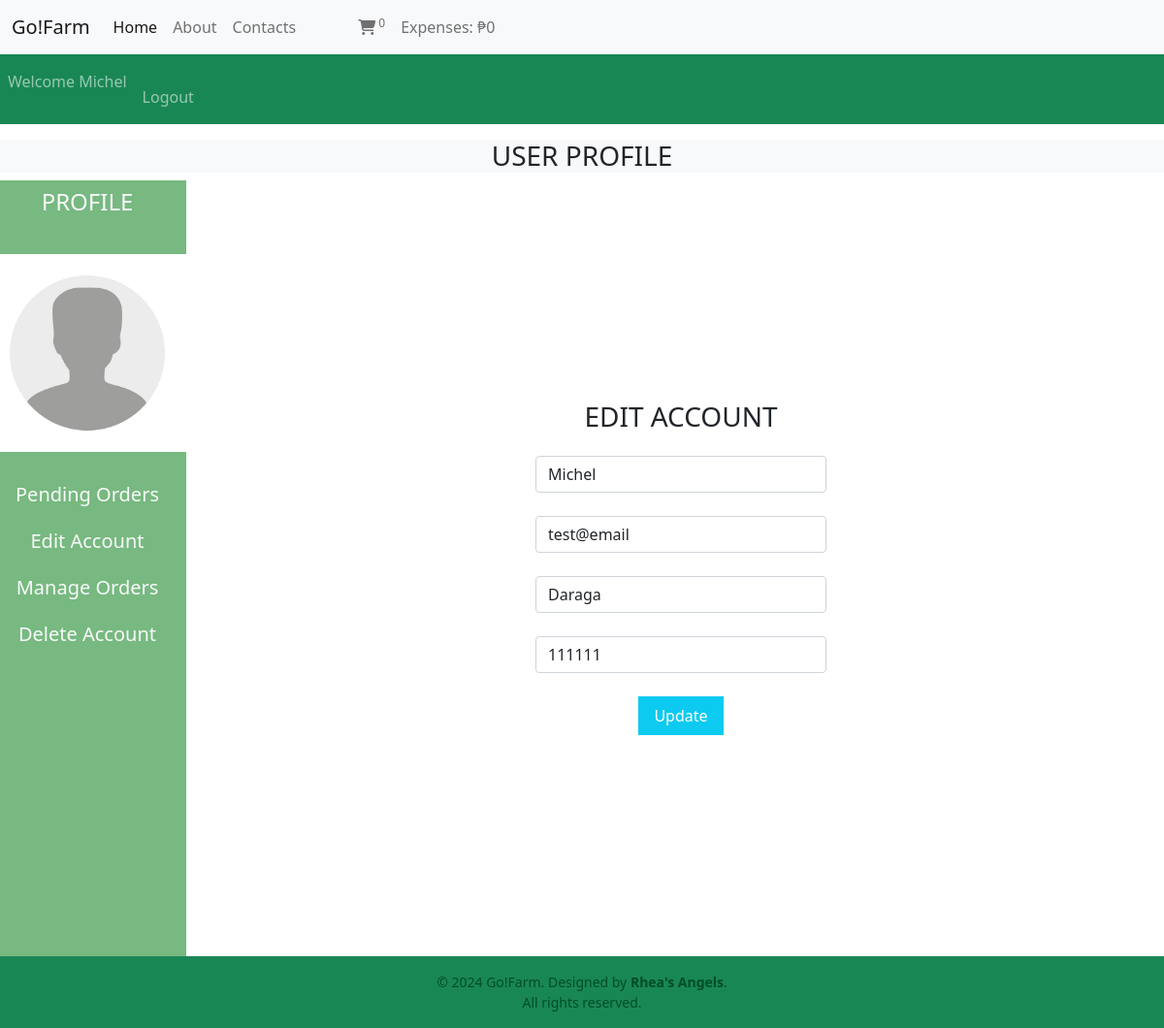
The page /GoFarm/user_area/profile.php?edit_account (signed in) on the database its author committed.
### tables this page shows
CREATE TABLE `user_table` (
  `user_id` int(11) NOT NULL,
  `username` varchar(255) NOT NULL,
  `user_email` varchar(255) NOT NULL,
  `user_password` varchar(255) NOT NULL,
  `user_ip` varchar(255) NOT NULL,
  `user_address` varchar(255) NOT NULL,
  `user_mobile` varchar(255) NOT NULL,
  `user_image` varchar(255) NOT NULL
);

### GoFarm/user_area/edit_account.php (the view, shortened to what this page needs)
<?php
if (isset($_GET['edit_account'])) {
    $user_session_name = $_SESSION['username'];
    $select_query = "SELECT * FROM `user_table` WHERE username = '$user_session_name'";
    $result_query = mysqli_query($con, $select_query);
    if ($result_query && mysqli_num_rows($result_query) > 0) {
        $row_fetch = mysqli_fetch_assoc($result_query);
        $username = $row_fetch['username'];
        $user_email = $row_fetch['user_email'];
        $user_address = $row_fetch['user_address'];
        $user_mobile = $row_fetch['user_mobile'];
    } else {
        die("User not found.");
    }
}
?>
<!DOCTYPE html>
<html lang="en">
<head>
     <link href="https://cdn.jsdelivr.net/npm/bootstrap@5.0.2/dist/css/bootstrap.min.css" rel="stylesheet">
    <link rel="stylesheet" href="https://cdnjs.cloudflare.com/ajax/libs/font-awesome/6.7.2/css/all.min.css" />
    <link rel="stylesheet" href="profile.css">
</head>
<body>
<h3 class="mb-4">EDIT ACCOUNT</h3>
<div class="container">
    <div class="row justify-content-center">
        <div class="col-md-6 col-lg-4">
            <form action="" method="post" enctype="multipart/form-data">
                <div class="form-outline mb-4">
                    <input type="text" class="form-control" value="<?php echo $username?>" name="user_username" placeholder="Enter your username">
                </div>
                <div class="form-outline mb-4">
                    <input type="email" class="form-control" value="<?php echo $user_email?>" name="user_email" placeholder="Enter your email">
                </div>
                <div class="form-outline mb-4">
                    <input type="text" class="form-control" value="<?php echo $user_address?>" name="user_address" placeholder="Enter your address">
                </div>
                <div class="form-outline mb-4">
                    <input type="text" class="form-control" value="<?php echo $user_mobile?>" name="user_mobile" placeholder="Enter your mobile number">
                </div>
                <input type="submit" value="Update" class="bg-info py-2 px-3 border-0 text-white" name="user_update">
            </form>
        </div>
    </div>
</div>
</body>
</html>

### GoFarm/user_area/profile.css (style rules this page uses)
* { margin: 0; padding: 0; box-sizing: border-box; }
html, body { height: 100%; }

### rows shown on the page
user_table: user_username "Michel", user_email "test@email", user_address "Daraga", user_mobile "111111"

### other values the page prints
$count_cart_items "0"
$total_price "0"
$_SESSION['username'] "Michel"
